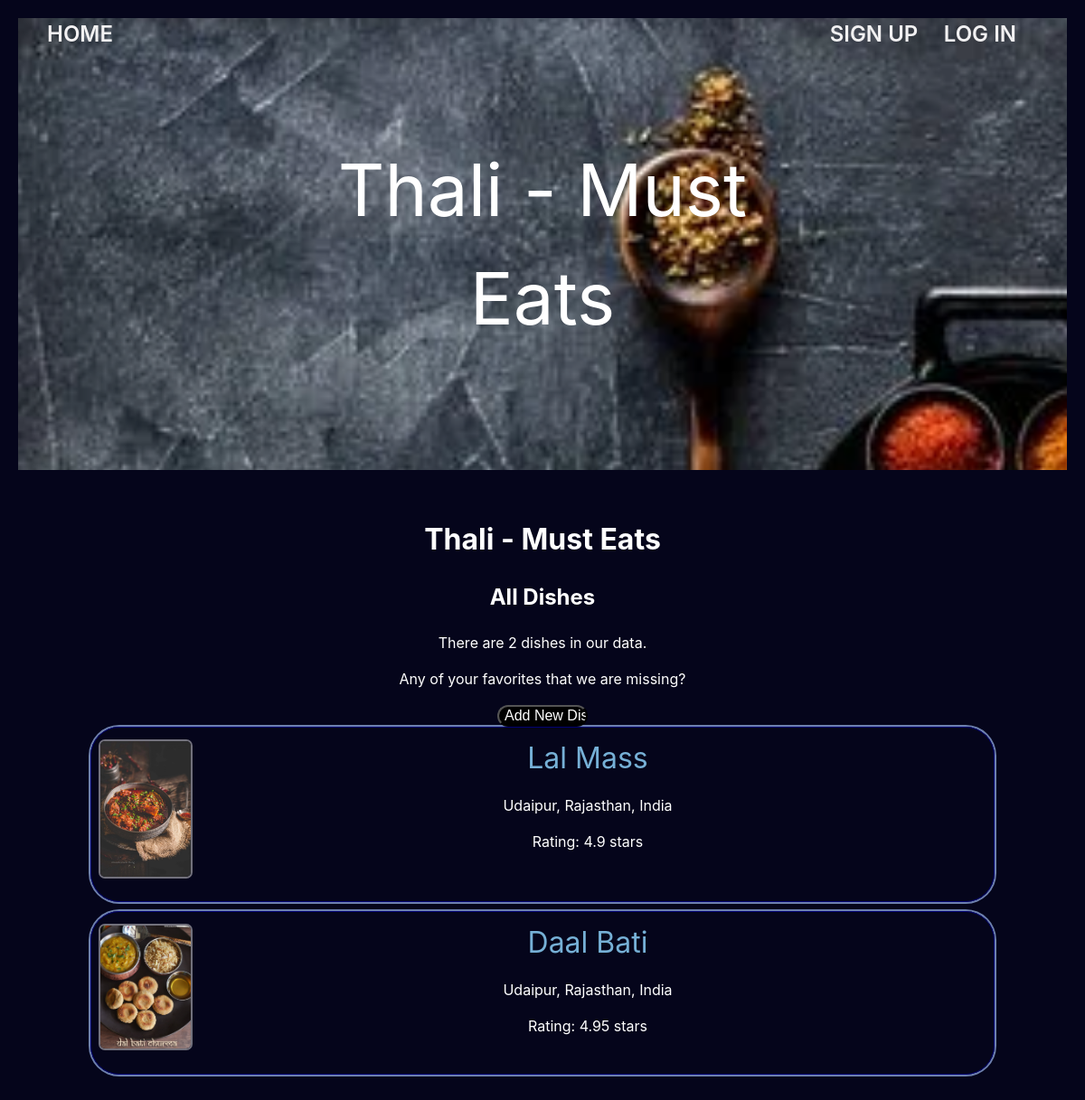
/all_dishes, run on the app's committed database.
### thali_app/models.py (models this page shows, shortened)
class Dish(db.Model):
    id = db.Column(db.Integer, primary_key=True)
    name = db.Column(db.String(80), nullable=False)
    short_desc = db.Column(db.String(500), nullable=False)
    photo_url = db.Column(URLType)
    where_to_eat = db.Column(db.String(80), nullable=False)
    category = db.Column(db.Enum(FoodCategory), default=FoodCategory.OTHER)
    rating = db.Column(db.Float, default=0)
    ratings = db.relationship('Rating', backref='dish')
    city_id = db.Column(
        db.Integer, db.ForeignKey('city.id'), nullable=False)
    city = db.relationship('City', back_populates='dishes')
    state = db.relationship('City', back_populates='dishes')
    country = db.relationship('City', back_populates='dishes')
    created_by_id = db.Column(db.Integer, db.ForeignKey('user.id'))
    created_by = db.relationship('User')
    favorites_list_dishes = db.relationship(
        'User', secondary='user_favorites_list', back_populates='favorites_list_user')
    def __repr__(self):
        return f"<{self.id}:{self.name}>"

class City(db.Model):
    id = db.Column(db.Integer, primary_key=True)
    name = db.Column(db.String(80), nullable=False)
    state = db.Column(db.String(80), nullable=False)
    region = db.Column(db.String(80), nullable=False)
    country = db.Column(db.String(80), nullable=False)
    short_desc = db.Column(db.String(1000), nullable=False)
    photo_url = db.Column(URLType)
    dishes = db.relationship('Dish', back_populates='city')
    created_by_id = db.Column(db.Integer, db.ForeignKey('user.id'))
    created_by = db.relationship('User')
    def __str__(self):
        return f"{self.name}, {self.state}, {self.country}"

### thali_app/main/routes.py (the view)
@main.route('/all_dishes')
def all_dishes():
    all_dishes = Dish.query.all()
    print(all_dishes)
    return render_template('all_dishes.html', all_dishes=all_dishes)

### thali_app/templates/all_dishes.html
{% extends 'base.html' %}
{% block content %}
<h1>Thali - Must Eats</h1>
<h2>All Dishes</h2>
<p>There are {{all_dishes|length}} dishes in our data.</p>
<p>Any of your favorites that we are missing?</p>
<form action="/new_dish" method="post">
    <input type="submit" value="Add New Dish">
</form>
{% for dish in all_dishes %}
<div class="all-dish">
    <div class="all-dish-info">
        <a href="/dish/{{ dish.id }}">{{ dish.name }} </a>
        <p> {{ dish.city }} </p>
        <p> Rating: {{ dish.rating }} stars</p>
    </div>
    <a href="/dish/{{ dish.id }}"><img src="{{ dish.photo_url }}" alt="{{ dish.name }}" width="100px" height="50px"></a>
</div>
{% endfor %}
{% endblock %}

### thali_app/static/style.css (style rules this page uses)
body { font-family: -apple-system, BlinkMacSystemFont, 'Segoe UI', 'Roboto', 'Oxygen', 'Ubuntu', 'Cantarell', 'Fira Sans', 'Droid Sans', 'Helvetica Neue', sans-serif; -webkit-font-smoothing: antialiased; -moz-osx-font-smoothing: grayscale; line-height: 1.5; margin: 0; padding: 20px; text-align: center; background-color: rgb(5, 5, 27); color: white; }
div.all-dish { display: flex; flex-direction:row-reverse; border: 1px solid rgb(2, 2, 114); border-radius: 2em; box-shadow: 0 0 0 2px rgba(138, 163, 214, 0.786); padding: 10px; margin-bottom: 10px; }
.all-dish { margin-bottom: 2rem; }
.all-dish a { color: rgb(118, 176, 214); font-size: 2rem; text-decoration: none; }
.all-dish-info { flex: 2; }
.all-dish img { flex: 1; margin-top: 0.3rem; margin-bottom: 0.3rem; }
img { flex: 1; position: relative; max-width: 100%; text-align: center; border-radius: 5px; border-color: black; box-shadow: 0 0 0 2px rgba(223, 221, 221, 0.5); height: auto; }
input[type=submit] { width: 100px; align-self: flex-end; background-color:black; border-radius: 1em; color:white; font-size: 1em; padding: 1.7 em; }

### data on the page
Dish: name "Lal Mass", city "Udaipur, Rajasthan, India", rating "4.9", photo_url (picture)
Dish: name "Daal Bati", city "Udaipur, Rajasthan, India", rating "4.95", photo_url (picture)

### other printed values
{{ all_dishes|length }} "2"
